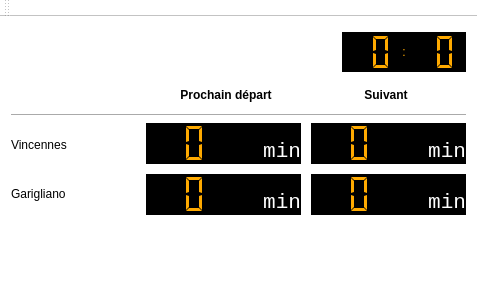
<?xml version="1.0" encoding="UTF-8"?>
<ui version="4.0">
 <class>MainWindow</class>
 <widget class="QMainWindow" name="MainWindow">
  <property name="geometry">
   <rect>
    <x>0</x>
    <y>0</y>
    <width>477</width>
    <height>299</height>
   </rect>
  </property>
  <property name="windowTitle">
   <string>MainWindow</string>
  </property>
  <property name="styleSheet">
   <string notr="true">background-color: rgb(255, 255, 255);</string>
  </property>
  <widget class="QWidget" name="centralWidget">
   <layout class="QGridLayout" name="gridLayout_2">
    <item row="2" column="0" colspan="7">
     <widget class="Line" name="line">
      <property name="orientation">
       <enum>Qt::Horizontal</enum>
      </property>
     </widget>
    </item>
    <item row="4" column="1">
     <widget class="QWidget" name="widgetArrowGarigliano" native="true">
      <layout class="QVBoxLayout" name="verticalLayout_8">
       <item>
        <layout class="QVBoxLayout" name="vL_Arrow_Garigliano"/>
       </item>
      </layout>
     </widget>
    </item>
    <item row="3" column="1">
     <widget class="QWidget" name="widgetArrowVincennes" native="true">
      <layout class="QVBoxLayout" name="verticalLayout_7">
       <item>
        <layout class="QVBoxLayout" name="vL_Arrow_Vincennes"/>
       </item>
      </layout>
     </widget>
    </item>
    <item row="1" column="2" colspan="5">
     <layout class="QGridLayout" name="gridLayout_4">
      <property name="sizeConstraint">
       <enum>QLayout::SetMinimumSize</enum>
      </property>
      <property name="spacing">
       <number>0</number>
      </property>
      <item row="0" column="0">
       <widget class="QLabel" name="label_4">
        <property name="maximumSize">
         <size>
          <width>16777215</width>
          <height>20</height>
         </size>
        </property>
        <property name="font">
         <font>
          <weight>75</weight>
          <bold>true</bold>
         </font>
        </property>
        <property name="text">
         <string>Prochain départ</string>
        </property>
        <property name="alignment">
         <set>Qt::AlignCenter</set>
        </property>
       </widget>
      </item>
      <item row="0" column="1">
       <widget class="QLabel" name="label_3">
        <property name="maximumSize">
         <size>
          <width>16777215</width>
          <height>20</height>
         </size>
        </property>
        <property name="font">
         <font>
          <weight>75</weight>
          <bold>true</bold>
         </font>
        </property>
        <property name="text">
         <string>Suivant</string>
        </property>
        <property name="alignment">
         <set>Qt::AlignCenter</set>
        </property>
       </widget>
      </item>
     </layout>
    </item>
    <item row="3" column="2" rowspan="2" colspan="5">
     <layout class="QGridLayout" name="gridLayout_3">
      <property name="spacing">
       <number>0</number>
      </property>
      <item row="0" column="2">
       <spacer name="horizontalSpacer">
        <property name="orientation">
         <enum>Qt::Horizontal</enum>
        </property>
        <property name="sizeType">
         <enum>QSizePolicy::Fixed</enum>
        </property>
        <property name="sizeHint" stdset="0">
         <size>
          <width>10</width>
          <height>20</height>
         </size>
        </property>
       </spacer>
      </item>
      <item row="0" column="0">
       <widget class="QLCDNumber" name="lcdVincennes1">
        <property name="styleSheet">
         <string notr="true">background-color: rgb(0, 0, 0);
color: rgb(255, 170, 0);</string>
        </property>
        <property name="digitCount">
         <number>2</number>
        </property>
        <property name="segmentStyle">
         <enum>QLCDNumber::Flat</enum>
        </property>
       </widget>
      </item>
      <item row="0" column="3">
       <widget class="QLCDNumber" name="lcdVincennes2">
        <property name="styleSheet">
         <string notr="true">background-color: rgb(0, 0, 0);
color: rgb(255, 170, 0);</string>
        </property>
        <property name="digitCount">
         <number>2</number>
        </property>
        <property name="segmentStyle">
         <enum>QLCDNumber::Flat</enum>
        </property>
       </widget>
      </item>
      <item row="0" column="1">
       <widget class="QLabel" name="label_6">
        <property name="font">
         <font>
          <family>Courier New</family>
          <pointsize>16</pointsize>
          <weight>9</weight>
          <italic>false</italic>
          <bold>false</bold>
         </font>
        </property>
        <property name="styleSheet">
         <string notr="true">background-color: rgb(0, 0, 0);
font: 75 16pt &quot;Courier New&quot;;
color: rgb(255, 255, 255);</string>
        </property>
        <property name="text">
         <string>min</string>
        </property>
        <property name="alignment">
         <set>Qt::AlignBottom|Qt::AlignRight|Qt::AlignTrailing</set>
        </property>
       </widget>
      </item>
      <item row="2" column="0">
       <widget class="QLCDNumber" name="lcdGarigliano1">
        <property name="styleSheet">
         <string notr="true">background-color: rgb(0, 0, 0);
color: rgb(255, 170, 0);</string>
        </property>
        <property name="digitCount">
         <number>2</number>
        </property>
        <property name="segmentStyle">
         <enum>QLCDNumber::Flat</enum>
        </property>
       </widget>
      </item>
      <item row="2" column="3">
       <widget class="QLCDNumber" name="lcdGarigliano2">
        <property name="palette">
         <palette>
          <active>
           <colorrole role="WindowText">
            <brush brushstyle="SolidPattern">
             <color alpha="255">
              <red>255</red>
              <green>170</green>
              <blue>0</blue>
             </color>
            </brush>
           </colorrole>
           <colorrole role="Button">
            <brush brushstyle="SolidPattern">
             <color alpha="255">
              <red>0</red>
              <green>0</green>
              <blue>0</blue>
             </color>
            </brush>
           </colorrole>
           <colorrole role="Text">
            <brush brushstyle="SolidPattern">
             <color alpha="255">
              <red>0</red>
              <green>0</green>
              <blue>0</blue>
             </color>
            </brush>
           </colorrole>
           <colorrole role="ButtonText">
            <brush brushstyle="SolidPattern">
             <color alpha="255">
              <red>255</red>
              <green>170</green>
              <blue>0</blue>
             </color>
            </brush>
           </colorrole>
           <colorrole role="Base">
            <brush brushstyle="SolidPattern">
             <color alpha="255">
              <red>0</red>
              <green>0</green>
              <blue>0</blue>
             </color>
            </brush>
           </colorrole>
           <colorrole role="Window">
            <brush brushstyle="SolidPattern">
             <color alpha="255">
              <red>0</red>
              <green>0</green>
              <blue>0</blue>
             </color>
            </brush>
           </colorrole>
          </active>
          <inactive>
           <colorrole role="WindowText">
            <brush brushstyle="SolidPattern">
             <color alpha="255">
              <red>255</red>
              <green>170</green>
              <blue>0</blue>
             </color>
            </brush>
           </colorrole>
           <colorrole role="Button">
            <brush brushstyle="SolidPattern">
             <color alpha="255">
              <red>0</red>
              <green>0</green>
              <blue>0</blue>
             </color>
            </brush>
           </colorrole>
           <colorrole role="Text">
            <brush brushstyle="SolidPattern">
             <color alpha="255">
              <red>0</red>
              <green>0</green>
              <blue>0</blue>
             </color>
            </brush>
           </colorrole>
           <colorrole role="ButtonText">
            <brush brushstyle="SolidPattern">
             <color alpha="255">
              <red>255</red>
              <green>170</green>
              <blue>0</blue>
             </color>
            </brush>
           </colorrole>
           <colorrole role="Base">
            <brush brushstyle="SolidPattern">
             <color alpha="255">
              <red>0</red>
              <green>0</green>
              <blue>0</blue>
             </color>
            </brush>
           </colorrole>
           <colorrole role="Window">
            <brush brushstyle="SolidPattern">
             <color alpha="255">
              <red>0</red>
              <green>0</green>
              <blue>0</blue>
             </color>
            </brush>
           </colorrole>
          </inactive>
          <disabled>
           <colorrole role="WindowText">
            <brush brushstyle="SolidPattern">
             <color alpha="255">
              <red>255</red>
              <green>170</green>
              <blue>0</blue>
             </color>
            </brush>
           </colorrole>
           <colorrole role="Button">
            <brush brushstyle="SolidPattern">
             <color alpha="255">
              <red>0</red>
              <green>0</green>
              <blue>0</blue>
             </color>
            </brush>
           </colorrole>
           <colorrole role="Text">
            <brush brushstyle="SolidPattern">
             <color alpha="255">
              <red>255</red>
              <green>170</green>
              <blue>0</blue>
             </color>
            </brush>
           </colorrole>
           <colorrole role="ButtonText">
            <brush brushstyle="SolidPattern">
             <color alpha="255">
              <red>255</red>
              <green>170</green>
              <blue>0</blue>
             </color>
            </brush>
           </colorrole>
           <colorrole role="Base">
            <brush brushstyle="SolidPattern">
             <color alpha="255">
              <red>0</red>
              <green>0</green>
              <blue>0</blue>
             </color>
            </brush>
           </colorrole>
           <colorrole role="Window">
            <brush brushstyle="SolidPattern">
             <color alpha="255">
              <red>0</red>
              <green>0</green>
              <blue>0</blue>
             </color>
            </brush>
           </colorrole>
          </disabled>
         </palette>
        </property>
        <property name="styleSheet">
         <string notr="true">background-color: rgb(0, 0, 0);
color: rgb(255, 170, 0);</string>
        </property>
        <property name="digitCount">
         <number>2</number>
        </property>
        <property name="segmentStyle">
         <enum>QLCDNumber::Flat</enum>
        </property>
       </widget>
      </item>
      <item row="0" column="4">
       <widget class="QLabel" name="label_8">
        <property name="font">
         <font>
          <family>Courier New</family>
          <pointsize>16</pointsize>
          <weight>9</weight>
          <italic>false</italic>
          <bold>false</bold>
         </font>
        </property>
        <property name="styleSheet">
         <string notr="true">background-color: rgb(0, 0, 0);
font: 75 16pt &quot;Courier New&quot;;
color: rgb(255, 255, 255);</string>
        </property>
        <property name="text">
         <string>min</string>
        </property>
        <property name="alignment">
         <set>Qt::AlignBottom|Qt::AlignRight|Qt::AlignTrailing</set>
        </property>
       </widget>
      </item>
      <item row="2" column="1">
       <widget class="QLabel" name="label_7">
        <property name="font">
         <font>
          <family>Courier New</family>
          <pointsize>16</pointsize>
          <weight>9</weight>
          <italic>false</italic>
          <bold>false</bold>
         </font>
        </property>
        <property name="styleSheet">
         <string notr="true">background-color: rgb(0, 0, 0);
font: 75 16pt &quot;Courier New&quot;;
color: rgb(255, 255, 255);</string>
        </property>
        <property name="text">
         <string>min</string>
        </property>
        <property name="alignment">
         <set>Qt::AlignBottom|Qt::AlignRight|Qt::AlignTrailing</set>
        </property>
       </widget>
      </item>
      <item row="2" column="4">
       <widget class="QLabel" name="label_9">
        <property name="font">
         <font>
          <family>Courier New</family>
          <pointsize>16</pointsize>
          <weight>9</weight>
          <italic>false</italic>
          <bold>false</bold>
         </font>
        </property>
        <property name="styleSheet">
         <string notr="true">background-color: rgb(0, 0, 0);
font: 75 16pt &quot;Courier New&quot;;
color: rgb(255, 255, 255);</string>
        </property>
        <property name="text">
         <string>min</string>
        </property>
        <property name="alignment">
         <set>Qt::AlignBottom|Qt::AlignRight|Qt::AlignTrailing</set>
        </property>
       </widget>
      </item>
      <item row="1" column="0">
       <spacer name="verticalSpacer">
        <property name="orientation">
         <enum>Qt::Vertical</enum>
        </property>
        <property name="sizeType">
         <enum>QSizePolicy::Fixed</enum>
        </property>
        <property name="sizeHint" stdset="0">
         <size>
          <width>20</width>
          <height>10</height>
         </size>
        </property>
       </spacer>
      </item>
     </layout>
    </item>
    <item row="0" column="0" rowspan="2">
     <widget class="QWidget" name="widgetLogo" native="true">
      <property name="minimumSize">
       <size>
        <width>0</width>
        <height>80</height>
       </size>
      </property>
      <property name="maximumSize">
       <size>
        <width>120</width>
        <height>16777215</height>
       </size>
      </property>
      <layout class="QVBoxLayout" name="verticalLayout_2">
       <property name="spacing">
        <number>0</number>
       </property>
       <property name="leftMargin">
        <number>0</number>
       </property>
       <property name="topMargin">
        <number>0</number>
       </property>
       <property name="rightMargin">
        <number>0</number>
       </property>
       <property name="bottomMargin">
        <number>0</number>
       </property>
       <item>
        <layout class="QVBoxLayout" name="vL_Logo"/>
       </item>
      </layout>
     </widget>
    </item>
    <item row="5" column="0" colspan="7">
     <widget class="QWidget" name="widgetBottom" native="true">
      <property name="minimumSize">
       <size>
        <width>0</width>
        <height>45</height>
       </size>
      </property>
      <layout class="QVBoxLayout" name="verticalLayout_4">
       <property name="spacing">
        <number>0</number>
       </property>
       <property name="leftMargin">
        <number>0</number>
       </property>
       <property name="topMargin">
        <number>10</number>
       </property>
       <property name="rightMargin">
        <number>0</number>
       </property>
       <property name="bottomMargin">
        <number>0</number>
       </property>
       <item>
        <layout class="QVBoxLayout" name="vL_Bottom"/>
       </item>
      </layout>
     </widget>
    </item>
    <item row="4" column="0">
     <widget class="QLabel" name="label">
      <property name="styleSheet">
       <string notr="true">font: 24pt &quot;MS Shell Dlg 2&quot;;</string>
      </property>
      <property name="text">
       <string>Garigliano</string>
      </property>
     </widget>
    </item>
    <item row="3" column="0">
     <widget class="QLabel" name="label_2">
      <property name="styleSheet">
       <string notr="true">font: 24pt &quot;MS Shell Dlg 2&quot;;</string>
      </property>
      <property name="text">
       <string>Vincennes</string>
      </property>
     </widget>
    </item>
    <item row="0" column="1" rowspan="2">
     <spacer name="verticalSpacer_2">
      <property name="orientation">
       <enum>Qt::Vertical</enum>
      </property>
      <property name="sizeType">
       <enum>QSizePolicy::Fixed</enum>
      </property>
      <property name="sizeHint" stdset="0">
       <size>
        <width>20</width>
        <height>75</height>
       </size>
      </property>
     </spacer>
    </item>
    <item row="0" column="4" colspan="3">
     <layout class="QGridLayout" name="gridLayout_5">
      <property name="sizeConstraint">
       <enum>QLayout::SetMinimumSize</enum>
      </property>
      <property name="topMargin">
       <number>0</number>
      </property>
      <property name="spacing">
       <number>0</number>
      </property>
      <item row="0" column="1">
       <widget class="QLCDNumber" name="lcdHH">
        <property name="sizePolicy">
         <sizepolicy hsizetype="Fixed" vsizetype="Fixed">
          <horstretch>0</horstretch>
          <verstretch>0</verstretch>
         </sizepolicy>
        </property>
        <property name="minimumSize">
         <size>
          <width>60</width>
          <height>40</height>
         </size>
        </property>
        <property name="styleSheet">
         <string notr="true">background-color: rgb(0, 0, 0);
color: rgb(255, 170, 0);</string>
        </property>
        <property name="digitCount">
         <number>2</number>
        </property>
        <property name="segmentStyle">
         <enum>QLCDNumber::Flat</enum>
        </property>
       </widget>
      </item>
      <item row="0" column="2">
       <widget class="QLabel" name="label_Clock">
        <property name="sizePolicy">
         <sizepolicy hsizetype="Fixed" vsizetype="Fixed">
          <horstretch>0</horstretch>
          <verstretch>0</verstretch>
         </sizepolicy>
        </property>
        <property name="minimumSize">
         <size>
          <width>0</width>
          <height>40</height>
         </size>
        </property>
        <property name="styleSheet">
         <string notr="true">background-color: rgb(0, 0, 0);
font: 200 24pt &quot;Courier New&quot;;
color: rgb(255, 170, 0);</string>
        </property>
        <property name="text">
         <string>:</string>
        </property>
        <property name="alignment">
         <set>Qt::AlignCenter</set>
        </property>
       </widget>
      </item>
      <item row="0" column="3">
       <widget class="QLCDNumber" name="lcdMM">
        <property name="sizePolicy">
         <sizepolicy hsizetype="Fixed" vsizetype="Fixed">
          <horstretch>0</horstretch>
          <verstretch>0</verstretch>
         </sizepolicy>
        </property>
        <property name="minimumSize">
         <size>
          <width>60</width>
          <height>40</height>
         </size>
        </property>
        <property name="styleSheet">
         <string notr="true">background-color: rgb(0, 0, 0);
color: rgb(255, 170, 0);</string>
        </property>
        <property name="digitCount">
         <number>2</number>
        </property>
        <property name="segmentStyle">
         <enum>QLCDNumber::Flat</enum>
        </property>
       </widget>
      </item>
      <item row="0" column="0">
       <spacer name="horizontalSpacer_2">
        <property name="orientation">
         <enum>Qt::Horizontal</enum>
        </property>
        <property name="sizeHint" stdset="0">
         <size>
          <width>40</width>
          <height>20</height>
         </size>
        </property>
       </spacer>
      </item>
     </layout>
    </item>
   </layout>
  </widget>
  <widget class="QMenuBar" name="menuBar">
   <property name="geometry">
    <rect>
     <x>0</x>
     <y>0</y>
     <width>477</width>
     <height>21</height>
    </rect>
   </property>
  </widget>
  <widget class="QToolBar" name="mainToolBar">
   <attribute name="toolBarArea">
    <enum>TopToolBarArea</enum>
   </attribute>
   <attribute name="toolBarBreak">
    <bool>false</bool>
   </attribute>
  </widget>
  <widget class="QStatusBar" name="statusBar"/>
 </widget>
 <layoutdefault spacing="6" margin="11"/>
 <resources/>
 <connections/>
</ui>
